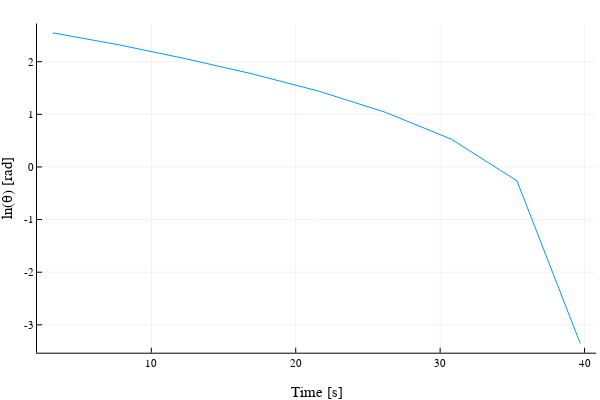

Notebook cell for this chart:
### Markdown cell above
#### Gögn 2 hápunktar nema $\log_e$ skali á y-ás

### Code cell
plot(data2[peaks,1], log.(data2[peaks,2]),
xlabel = "Time [s]",
ylabel = "ln(θ) [rad]",
labels = :none)

### Figure 1 — Plotly figure (JSON) as saved in the notebook; plotly's stock layout.template omitted (floating-point values rounded to 4 significant figures)
{"data": [{"colorbar": {"title": ""}, "legendgroup": "", "line": {"color": "rgba(0, 154, 250, 1.000)", "dash": "solid", "shape": "linear", "width": 1}, "mode": "lines", "name": "", "showlegend": false, "type": "scatter", "x": [3.18, 7.8, 12.38, 16.98, 21.58, 26.2, 30.78, 35.32, 39.7], "xaxis": "x", "y": [2.547, 2.318, 2.057, 1.769, 1.441, 1.039, 0.5265, -0.264, -3.352], "yaxis": "y", "zmax": null, "zmin": null}], "layout": {"annotations": [], "height": 400, "legend": {"bgcolor": "rgba(255, 255, 255, 1.000)", "bordercolor": "rgba(0, 0, 0, 1.000)", "borderwidth": 1, "font": {"color": "rgba(0, 0, 0, 1.000)", "family": "sans-serif", "size": 11}, "title": {"font": {"color": "rgba(0, 0, 0, 1.000)", "family": "sans-serif", "size": 15}, "text": ""}, "tracegroupgap": 0, "traceorder": "normal", "x": 1, "xanchor": "auto", "y": 1, "yanchor": "auto"}, "margin": {"b": 20, "l": 0, "r": 0, "t": 20}, "paper_bgcolor": "rgba(255, 255, 255, 1.000)", "plot_bgcolor": "rgba(255, 255, 255, 1.000)", "showlegend": true, "width": 600, "xaxis": {"anchor": "y", "domain": [0.06165, 0.9934], "gridcolor": "rgba(0, 0, 0, 0.100)", "gridwidth": 0.5, "linecolor": "rgba(0, 0, 0, 1.000)", "mirror": false, "range": [2.084, 40.8], "showgrid": true, "showline": true, "showticklabels": true, "tickangle": 0, "tickcolor": "rgb(0, 0, 0)", "tickfont": {"color": "rgba(0, 0, 0, 1.000)", "family": "sans-serif", "size": 11}, "tickmode": "array", "ticks": "inside", "ticktext": ["10", "20", "30", "40"], "tickvals": [10, 20, 30, 40], "title": "Time [s]", "titlefont": {"color": "rgba(0, 0, 0, 1.000)", "family": "sans-serif", "size": 15}, "type": "-", "visible": true, "zeroline": false, "zerolinecolor": "rgba(0, 0, 0, 1.000)"}, "yaxis": {"anchor": "x", "domain": [0.07581, 0.9902], "gridcolor": "rgba(0, 0, 0, 0.100)", "gridwidth": 0.5, "linecolor": "rgba(0, 0, 0, 1.000)", "mirror": false, "range": [-3.529, 2.724], "showgrid": true, "showline": true, "showticklabels": true, "tickangle": 0, "tickcolor": "rgb(0, 0, 0)", "tickfont": {"color": "rgba(0, 0, 0, 1.000)", "family": "sans-serif", "size": 11}, "tickmode": "array", "ticks": "inside", "ticktext": ["-3", "-2", "-1", "0", "1", "2"], "tickvals": [-3, -2, -1, 0, 1, 2], "title": "ln(θ) [rad]", "titlefont": {"color": "rgba(0, 0, 0, 1.000)", "family": "sans-serif", "size": 15}, "type": "-", "visible": true, "zeroline": false, "zerolinecolor": "rgba(0, 0, 0, 1.000)"}}}
